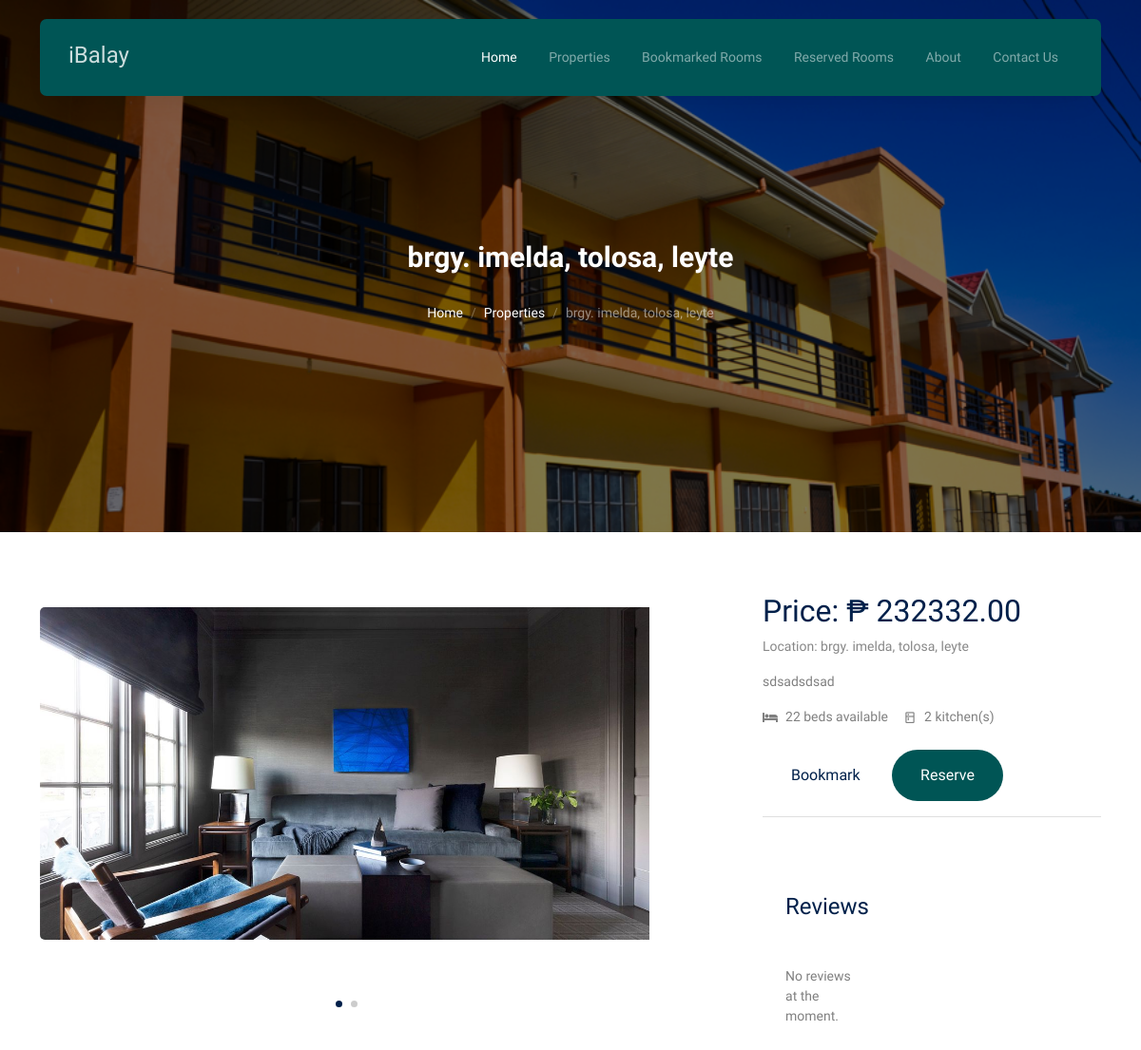
Page /tenant/public/property-single.php?room_id=4 (signed in) on the committed database.
### tables this page shows
CREATE TABLE `room` (
  `room_id` bigint(20) UNSIGNED NOT NULL,
  `landlord_id` int(11) DEFAULT NULL,
  `room_number` int(11) DEFAULT NULL,
  `description` text DEFAULT NULL,
  `capacity` int(11) DEFAULT NULL,
  `room_price` decimal(10,2) DEFAULT NULL,
  `room_photo1` varchar(255) DEFAULT NULL,
  `room_photo2` varchar(255) DEFAULT NULL
);

CREATE TABLE `bh_information` (
  `bh_id` int(11) NOT NULL,
  `landlord_id` int(11) NOT NULL,
  `BH_name` varchar(100) NOT NULL,
  `BH_address` varchar(255) DEFAULT NULL,
  `Document1` varchar(255) DEFAULT NULL,
  `Document2` varchar(255) DEFAULT NULL,
  `monthly_payment_rate` varchar(50) DEFAULT NULL,
  `number_of_kitchen` int(11) DEFAULT NULL,
  `number_of_living_room` int(11) DEFAULT NULL,
  `number_of_students` int(11) DEFAULT NULL,
  `number_of_cr` int(11) DEFAULT NULL,
  `number_of_beds` int(11) DEFAULT NULL,
  `number_of_rooms` int(11) DEFAULT NULL,
  `bh_max_capacity` int(11) DEFAULT NULL,
  `gender_allowed` enum('male','female','all') NOT NULL,
  `Status` enum('0','1','2') DEFAULT NULL,
  `longitude` double DEFAULT NULL,
  `latitude` double DEFAULT NULL
);

### tenant/includes/config/single-photo.php (called while the page is built, shortened)
<?php
$host = 'localhost';
$dbname = 'iBalay_System';
$username = 'root';
$password = '';
$conn = mysqli_connect($host, $username, $password, $dbname);
mysqli_set_charset($conn, 'utf8');
$room_id = isset($_GET['room_id']) ? (int)$_GET['room_id'] : null;
$room = null;
if ($room_id) {
    $query = "
        SELECT
            r.room_id,
            r.room_price,
            r.room_number,
            r.landlord_id,
            r.capacity,
            r.room_photo1,
            r.room_photo2,
            r.description AS room_description,
            b.BH_address,
            b.number_of_kitchen
        FROM
            room r
        JOIN
            bh_information b
        ON
            r.landlord_id = b.landlord_id
        WHERE
            r.room_id = ?
    ";
    $stmt = mysqli_prepare($conn, $query);
    mysqli_stmt_bind_param($stmt, 'i', $room_id);
    mysqli_stmt_execute($stmt);
    $result = mysqli_stmt_get_result($stmt);
    if (mysqli_num_rows($result) > 0) {
        $room = mysqli_fetch_assoc($result);
    } else {
        $room = null;
    }
}
if ($room) {
  $room_photo_path1 = "/iBalay/uploads/roomphotos/room{$room['room_number']}_landlord{$room['landlord_id']}/{$room['room_photo1']}";
} else {
  $room_photo_path1 = "/iBalay/uploads/default_photo.jpeg";
  $room_photo_path2 = "/iBalay/uploads/default_photo.jpeg";
}
$image_path1 = file_exists($_SERVER['DOCUMENT_ROOT'] . $room_photo_path1) ? $room_photo_path1 : "/iBalay/uploads/default_photo.jpeg";
?>

### tenant/includes/single-property-photo.php (the view, shortened to what this page needs)
       <?php
         include('config/single-photo.php');
       ?>
<div
  class="hero page-inner overlay"
  style="background-image: url('../../Resources/images/hero_bg_1_copy.jpg')"
>
  <div class="container">
    <div class="row justify-content-center align-items-center">
      <div class="col-lg-9 text-center mt-5">
        <h1 class="heading" data-aos="fade-up">
          <?= $room ? htmlspecialchars($room['BH_address']) : "Property Not Found" ?>
        </h1>
        <nav aria-label="breadcrumb" data-aos="fade-up" data-aos-delay="200">
          <ol class="breadcrumb text-center justify-content-center">
            <li class="breadcrumb-item"><a href="/iBalay/tenant/public/home.php">Home</a></li>
            <li class="breadcrumb-item"><a href="/iBalay/tenant/public/properties.php">Properties</a></li>
            <li class="breadcrumb-item active text-white-50" aria-current="page">
              <?= $room ? htmlspecialchars($room['BH_address']) : "Property Not Found" ?>
            </li>
          </ol>
        </nav>
      </div>
    </div>
  </div>
</div>
<div class="section">
  <div class="container">
    <div class="row justify-content-between">
      <div class="col-lg-7">
        <div class="img-property-slide-wrap">
          <div class="img-property-slide">
            <img src="<?= htmlspecialchars($image_path1) ?>" alt="Room Photo 1" class="img-fluid" />
          </div>
        </div>
      </div>
      <div class="col-lg-4">
        <h2 class="heading text-primary">Price: ₱ <?= htmlspecialchars($room['room_price']) ?></h2>
        <p class="meta">Location: <?= htmlspecialchars($room['BH_address']) ?></p>
        <p class="text-black-50"><?= htmlspecialchars($room['room_description']) ?></p>
        <div class="specs d-flex mb-4">
          <span class="d-block d-flex align-items-center me-3">
            <span class="icon-bed me-2"></span>
            <span class="caption"><?= $room['capacity'] ?> beds available</span>
          </span>
          <span class="d-block d-flex align-items-center">
            <span class="icon-kitchen me-2"></span>
            <span class="caption"><?= $room['number_of_kitchen'] ?> kitchen(s)</span>
          </span>
        </div>
<div class="buttons">
    <?php if (isset($room) && isset($room['room_id'])): ?>
        <form id="bookmarkForm" action="../includes/config/bookmark-process.php" method="post" style="display: inline-block;">
            <button id="bookmarkButton" type="submit" class="btn btn-outline-primary" title="Bookmark this room">
                <i class="fa fa-bookmark"></i> Bookmark
            </button>
        </form>
    <?php endif; ?>
<form id="reserveForm" action="../includes/config/reserve_action.php" method="post" style="display: inline-block;">
    <button id="reserveButton" type="submit" class="btn btn-primary" title="Reserve this room">
        <i class="fa fa-calendar-check"></i> Reserve
    </button>
</form>

### Resources/css/tiny-slider.css (style rules this page uses)
.tns-slider { -webkit-transition:all 0s;-moz-transition:all 0s;transition:all 0s }
.tns-slider>.tns-item { -webkit-box-sizing:border-box;-moz-box-sizing:border-box;box-sizing:border-box }
.tns-horizontal.tns-subpixel { white-space:nowrap }
.tns-horizontal.tns-subpixel>.tns-item { display:inline-block;vertical-align:top;white-space:normal }

### tenant/includes/css/room-review.css (style rules this page uses)
.img-property-slide-wrap { display: flex; flex-direction: row; overflow-x: auto; white-space: nowrap; gap: 5px; }
.img-property-slide img { width: 100px; height: 350px; object-fit: cover; border-radius: 5px; }
.img-property-slide { display: inline-block; position: relative; margin-bottom: 10px; }

### rows in the picture
room: bh_information.BH_address "brgy. imelda, tolosa, leyte", room_number+landlord+room_photo1 (picture), room_price "232332.00", description "sdsadsdsad", capacity "22", bh_information.number_of_kitchen "2"
